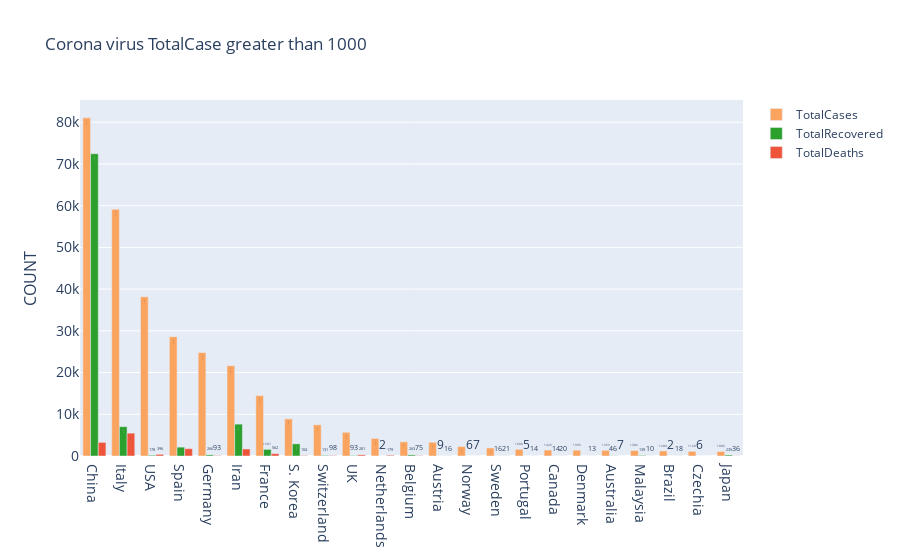

The notebook cell this image was saved under:
### Code cell
fig = go.Figure()
fig.add_trace(go.Bar(
    x=dff["Country"][dff.TotalCases>1000],
    y=dff.TotalCases[dff.TotalCases>1000],
    name='TotalCases',
    marker_color='#FAA460',
    text=df.TotalCases[df.TotalCases>1000],
    textposition='auto'
))
fig.add_trace(go.Bar(
    x=dff["Country"][dff.TotalCases>1000],
    y=dff["TotalRecovered"][dff.TotalCases>1000],
    name='TotalRecovered',
    marker_color='#2ca02c',
    text=dff.TotalRecovered[dff.TotalCases>1000],
    textposition='auto'
))

fig.add_trace(go.Bar(
    x=dff["Country"][dff.TotalCases>1000],
    y=dff.TotalDeaths[dff.TotalCases>1000],
    name='TotalDeaths',
    marker_color='#EF553B',
    text=dff.TotalDeaths[dff.TotalCases>1000],
    textposition='auto'
))
fig.update_layout(title_text='Corona virus TotalCase greater than 1000',xaxis_tickfont_size=14,
    yaxis=dict(
        title='COUNT',
        titlefont_size=16,
        tickfont_size=14))
fig.show()

### Figure 1 — Plotly figure (JSON) as saved in the notebook; plotly's stock layout.template omitted (floating-point values rounded to 4 significant figures)
{"data": [{"marker": {"color": "#FAA460"}, "name": "TotalCases", "text": [81054, 59138, 38167, 28603, 24806, 21638, 14459, 8897, 7474, 5683, 4204, 3401, 3302, 2263, 1931, 1600, 1426, 1395, 1353, 1306, 1209, 1120, 1086, 338104], "textposition": "auto", "type": "bar", "x": ["China", "Italy", "USA", "Spain", "Germany", "Iran", "France", "S. Korea", "Switzerland", "UK", "Netherlands", "Belgium", "Austria", "Norway", "Sweden", "Portugal", "Canada", "Denmark", "Australia", "Malaysia", "Brazil", "Czechia", "Japan"], "y": [81054, 59138, 38167, 28603, 24806, 21638, 14459, 8897, 7474, 5683, 4204, 3401, 3302, 2263, 1931, 1600, 1426, 1395, 1353, 1306, 1209, 1120, 1086]}, {"marker": {"color": "#2ca02c"}, "name": "TotalRecovered", "text": [72440, 7024, 178, 2125, 266, 7635, 1587, 2909, 131, 93, 2, 263, 9, 6, 16, 5, 14, 1, 46, 139, 2, 6, 235], "textposition": "auto", "type": "bar", "x": ["China", "Italy", "USA", "Spain", "Germany", "Iran", "France", "S. Korea", "Switzerland", "UK", "Netherlands", "Belgium", "Austria", "Norway", "Sweden", "Portugal", "Canada", "Denmark", "Australia", "Malaysia", "Brazil", "Czechia", "Japan"], "y": [72440, 7024, 178, 2125, 266, 7635, 1587, 2909, 131, 93, 2, 263, 9, 6, 16, 5, 14, 1, 46, 139, 2, 6, 235]}, {"marker": {"color": "#EF553B"}, "name": "TotalDeaths", "text": [3261, 5476, 396, 1756, 93, 1685, 562, 104, 98, 281, 179, 75, 16, 7, 21, 14, 20, 13, 7, 10, 18, 0, 36], "textposition": "auto", "type": "bar", "x": ["China", "Italy", "USA", "Spain", "Germany", "Iran", "France", "S. Korea", "Switzerland", "UK", "Netherlands", "Belgium", "Austria", "Norway", "Sweden", "Portugal", "Canada", "Denmark", "Australia", "Malaysia", "Brazil", "Czechia", "Japan"], "y": [3261, 5476, 396, 1756, 93, 1685, 562, 104, 98, 281, 179, 75, 16, 7, 21, 14, 20, 13, 7, 10, 18, 0, 36]}], "layout": {"title": {"text": "Corona virus TotalCase greater than 1000"}, "xaxis": {"tickfont": {"size": 14}}, "yaxis": {"tickfont": {"size": 14}, "title": {"font": {"size": 16}, "text": "COUNT"}}}}
